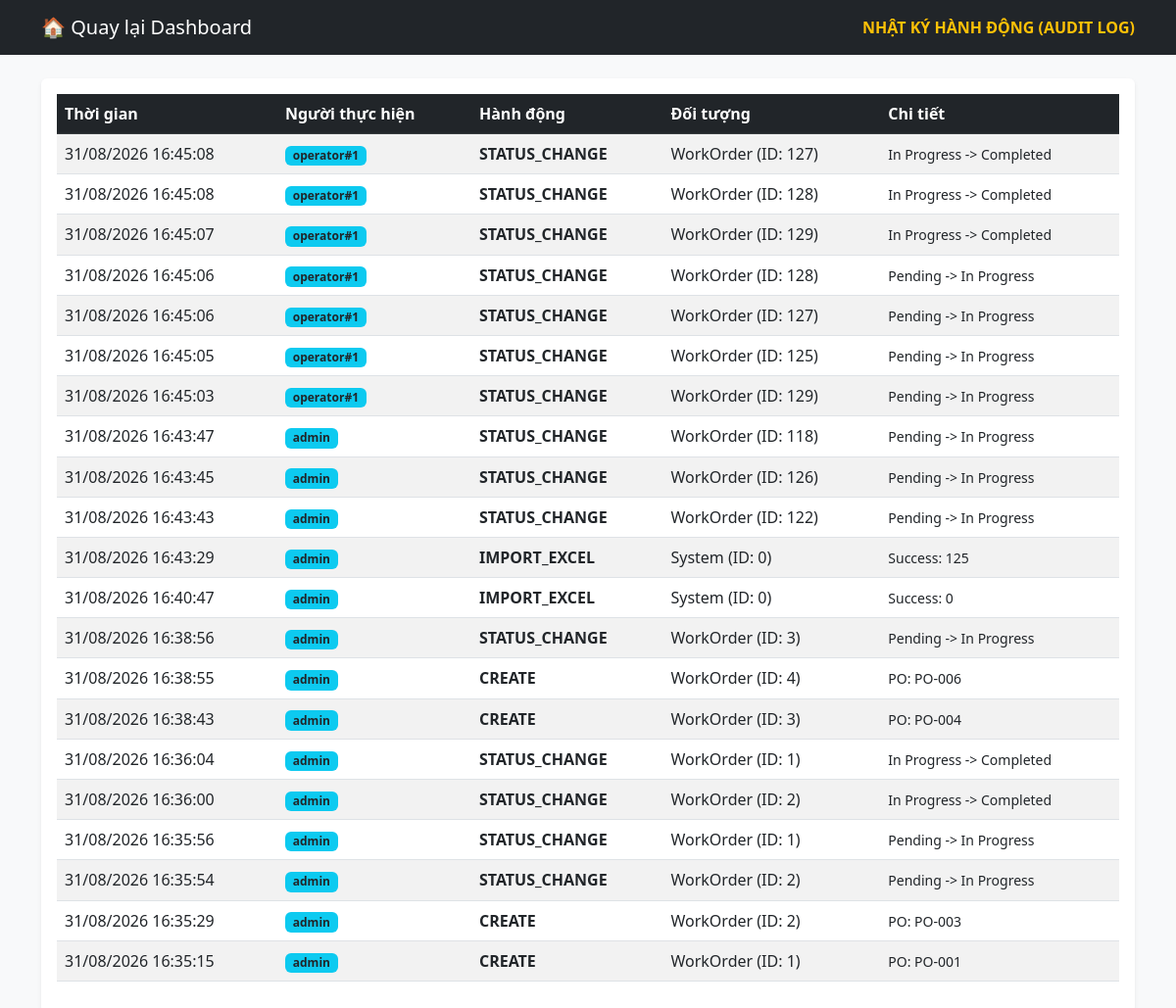
The page /audit-log (signed in) on the database as committed earlier.
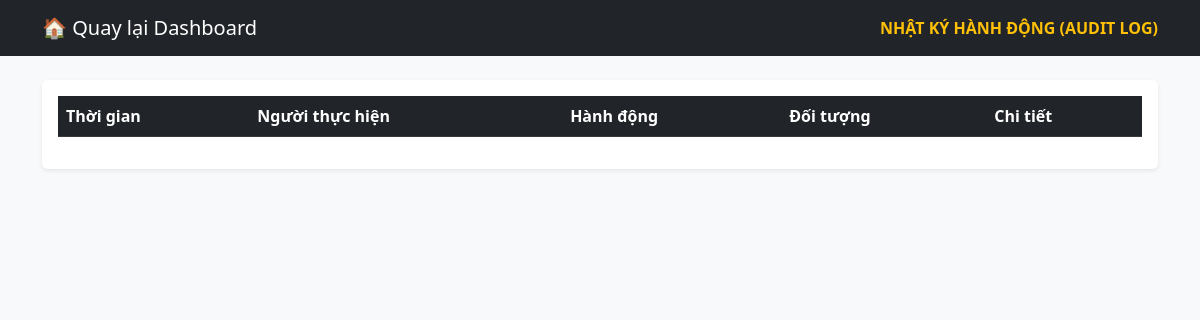
The same page on the database as committed later.
### app.py (models this page shows, shortened)
class AuditLog(db.Model):
    id = db.Column(db.Integer, primary_key=True)
    user_id = db.Column(db.Integer, db.ForeignKey('user.id'), nullable=False)
    action = db.Column(db.String(50), nullable=False)
    target_type = db.Column(db.String(50), nullable=False)
    target_id = db.Column(db.Integer, nullable=False)
    detail = db.Column(db.String(200))
    timestamp = db.Column(db.DateTime, default=datetime.now)
    user = db.relationship('User', backref='logs')

class User(db.Model, UserMixin):
    id = db.Column(db.Integer, primary_key=True)
    username = db.Column(db.String(50), unique=True, nullable=False)
    email = db.Column(db.String(120), unique=True, nullable=False)
    password_hash = db.Column(db.String(128), nullable=False)
    role = db.Column(db.String(20), default='operator') # admin, manager, operator
    is_active = db.Column(db.Boolean, default=True)
    date_created = db.Column(db.DateTime, default=datetime.now)

### app.py (the view)
@app.route('/audit-log')
@login_required
@role_required('admin')
def view_audit_log():
    logs = AuditLog.query.order_by(AuditLog.timestamp.desc()).limit(100).all()
    return render_template('audit_log.html', logs=logs)

### app.py (called while the page is built)
@login_manager.user_loader
def load_user(user_id):
    return User.query.get(int(user_id))

def role_required(*roles):
    def decorator(f):
        @wraps(f)
        def decorated_function(*args, **kwargs):
            if not current_user.is_authenticated or current_user.role not in roles:
                flash("Quyền truy cập bị từ chối!", "danger")
                return redirect(url_for('index'))
            return f(*args, **kwargs)
        return decorated_function
    return decorator

### templates/audit_log.html (shortened to what this page needs)
<!DOCTYPE html>
<html lang="vi">
<head>
    <link href="https://cdn.jsdelivr.net/npm/bootstrap@5.3.0/dist/css/bootstrap.min.css" rel="stylesheet">
</head>
<body class="bg-light">
<nav class="navbar navbar-dark bg-dark mb-4">
    <div class="container">
        <a class="navbar-brand" href="/">🏠 Quay lại Dashboard</a>
        <span class="navbar-text text-warning fw-bold">NHẬT KÝ HÀNH ĐỘNG (AUDIT LOG)</span>
    </div>
</nav>
<div class="container">
    <div class="card shadow-sm border-0">
        <div class="card-body">
            <table class="table table-striped">
                <thead class="table-dark">
                    <tr>
                        <th>Thời gian</th>
                        <th>Người thực hiện</th>
                        <th>Hành động</th>
                        <th>Đối tượng</th>
                        <th>Chi tiết</th>
                    </tr>
                </thead>
                <tbody>
                    {% for log in logs %}
                    <tr>
                        <td>{{ log.timestamp.strftime('%d/%m/%Y %H:%M:%S') }}</td>
                        <td><span class="badge bg-info text-dark">{{ log.user.username }}</span></td>
                        <td><span class="fw-bold">{{ log.action }}</span></td>
                        <td>{{ log.target_type }} (ID: {{ log.target_id }})</td>
                        <td><small>{{ log.detail }}</small></td>
                    </tr>
                    {% endfor %}
                </tbody>
            </table>
        </div>
    </div>
</div>
</body>
</html>

Rows that differ between the two databases and show on the page:
removed AuditLog: timestamp "31/08/2026 16:45:08", user.username "operator#1", action "STATUS_CHANGE", target_type "WorkOrder", target_id "127", detail "In Progress -> Completed"
removed AuditLog: timestamp "31/08/2026 16:45:08", user.username "operator#1", action "STATUS_CHANGE", target_type "WorkOrder", target_id "128", detail "In Progress -> Completed"
removed AuditLog: timestamp "31/08/2026 16:45:07", user.username "operator#1", action "STATUS_CHANGE", target_type "WorkOrder", target_id "129", detail "In Progress -> Completed"
removed AuditLog: timestamp "31/08/2026 16:45:06", user.username "operator#1", action "STATUS_CHANGE", target_type "WorkOrder", target_id "128", detail "Pending -> In Progress"
removed AuditLog: timestamp "31/08/2026 16:45:06", user.username "operator#1", action "STATUS_CHANGE", target_type "WorkOrder", target_id "127", detail "Pending -> In Progress"
removed AuditLog: timestamp "31/08/2026 16:45:05", user.username "operator#1", action "STATUS_CHANGE", target_type "WorkOrder", target_id "125", detail "Pending -> In Progress"
removed AuditLog: timestamp "31/08/2026 16:45:03", user.username "operator#1", action "STATUS_CHANGE", target_type "WorkOrder", target_id "129", detail "Pending -> In Progress"
removed AuditLog: timestamp "31/08/2026 16:43:47", user.username "admin", action "STATUS_CHANGE", target_type "WorkOrder", target_id "118", detail "Pending -> In Progress"
removed AuditLog: timestamp "31/08/2026 16:43:45", user.username "admin", action "STATUS_CHANGE", target_type "WorkOrder", target_id "126", detail "Pending -> In Progress"
removed AuditLog: timestamp "31/08/2026 16:43:43", user.username "admin", action "STATUS_CHANGE", target_type "WorkOrder", target_id "122", detail "Pending -> In Progress"
removed AuditLog: timestamp "31/08/2026 16:43:29", user.username "admin", action "IMPORT_EXCEL", target_type "System", target_id "0", detail "Success: 125"
removed AuditLog: timestamp "31/08/2026 16:40:47", user.username "admin", action "IMPORT_EXCEL", target_type "System", target_id "0", detail "Success: 0"
removed AuditLog: timestamp "31/08/2026 16:38:56", user.username "admin", action "STATUS_CHANGE", target_type "WorkOrder", target_id "3", detail "Pending -> In Progress"
removed AuditLog: timestamp "31/08/2026 16:38:55", user.username "admin", action "CREATE", target_type "WorkOrder", target_id "4", detail "PO: PO-006"
removed AuditLog: timestamp "31/08/2026 16:38:43", user.username "admin", action "CREATE", target_type "WorkOrder", target_id "3", detail "PO: PO-004"
removed AuditLog: timestamp "31/08/2026 16:36:04", user.username "admin", action "STATUS_CHANGE", target_type "WorkOrder", target_id "1", detail "In Progress -> Completed"
removed AuditLog: timestamp "31/08/2026 16:36:00", user.username "admin", action "STATUS_CHANGE", target_type "WorkOrder", target_id "2", detail "In Progress -> Completed"
removed AuditLog: timestamp "31/08/2026 16:35:56", user.username "admin", action "STATUS_CHANGE", target_type "WorkOrder", target_id "1", detail "Pending -> In Progress"
removed AuditLog: timestamp "31/08/2026 16:35:54", user.username "admin", action "STATUS_CHANGE", target_type "WorkOrder", target_id "2", detail "Pending -> In Progress"
removed AuditLog: timestamp "31/08/2026 16:35:29", user.username "admin", action "CREATE", target_type "WorkOrder", target_id "2", detail "PO: PO-003"
removed AuditLog: timestamp "31/08/2026 16:35:15", user.username "admin", action "CREATE", target_type "WorkOrder", target_id "1", detail "PO: PO-001"
